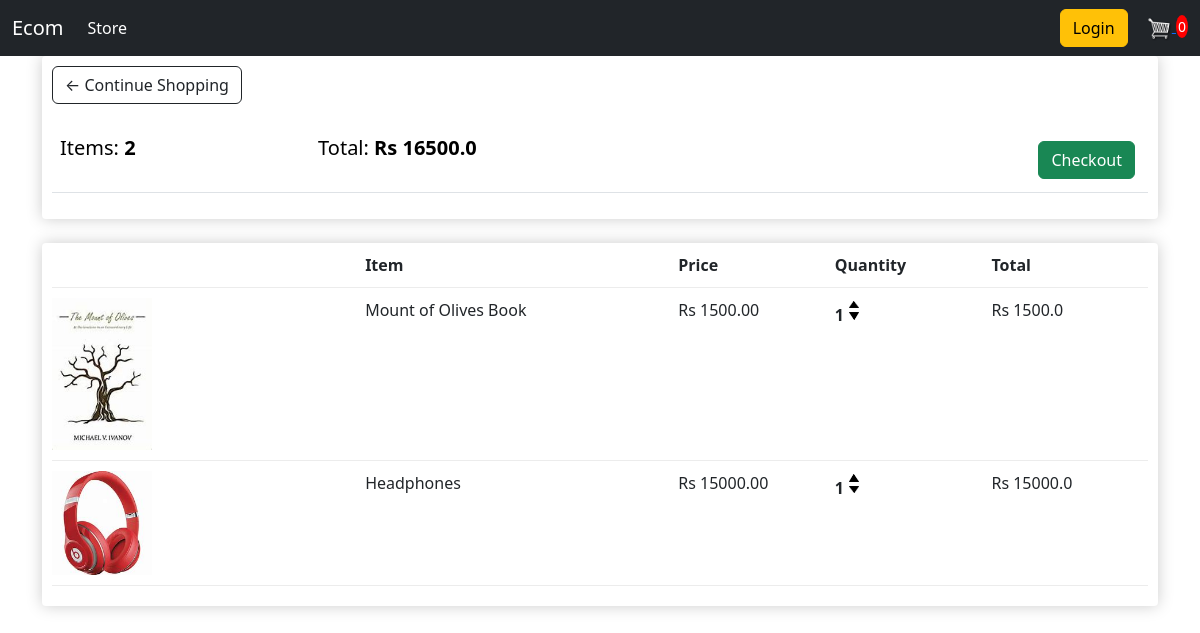
The app's page /cart/ (signed in) with its own data.
### store/models.py (models this page shows, shortened)
class Order(models.Model):
    customer = models.ForeignKey(Customer,on_delete=models.SET_NULL,null=True)
    date_ordered = models.DateTimeField(auto_now_add=True)
    complete = models.BooleanField(default=False,null=True)
    transaction_id = models.CharField(max_length=100,null=True)
    @property
    def get_cart_total(self):
        orderitems = self.orderitem_set.all()
        total = sum([item.get_total for item in orderitems])
        return total
    @property
    def get_cart_items(self):
        orderitems = self.orderitem_set.all()
        total = sum([item.quantity for item in orderitems])
        return total

class OrderItem(models.Model):
    product = models.ForeignKey(Product,on_delete=models.SET_NULL,null=True)
    order = models.ForeignKey(Order,on_delete=models.SET_NULL,null=True)
    quantity = models.IntegerField(default=0,null=True)
    date_added = models.DateTimeField(auto_now_add=True)
    @property
    def get_total(self):
        total = self.product.price * self.quantity
        return total

class Product(models.Model):
    name = models.CharField(max_length=100,null=True)
    price = models.FloatField()
    digital = models.BooleanField(default=False,null=True)
    image = models.ImageField(null=True,blank=True)
    @property
    def imageURL(self):
        try:
            url = self.image.url
        except:
            url = ''
        return url

### store/views.py (the view)
# urls.py: path('cart/',views.cart,name='cart'),
def cart(request):
    if request.user.is_authenticated:
        customer = request.user.customer
        order, created = Order.objects.get_or_create(customer=customer, complete=False)
        items = order.orderitem_set.all()
    else:
        items = []
        order = {'get_cart_total':0,'get_cart_items':0}
    context = {'items':items,'order':order}
    return render(request,'store/cart.html',context)

### store/templates/store/cart.html
{% extends 'store/main.html' %}
{% load static %}
{% block content %}
<div class="row">
	<div class="col-lg-12">
		<div class="box-element">
            <a  class="btn btn-outline-dark" href="{% url 'store' %}">&#x2190; Continue Shopping</a>
	        <br>
	        <br>
            <table class="table">
                <tr>
                    <th><h5>Items: <strong>{{order.get_cart_items}}</strong></h5></th>
                    <th><h5>Total: <strong>Rs {{order.get_cart_total}}</strong></h5></th>
                    <th>
                        <a  style="float:right; margin:5px;" class="btn btn-success" href="{% url 'checkout' %}">Checkout</a>
                    </th>
                </tr>
            </table>
		</div>
		<br>
		<div class="box-element">
            <div class="cart-row">
                <div style="flex:2"></div>
                <div style="flex:2"><strong>Item</strong></div>
                <div style="flex:1"><strong>Price</strong></div>
                <div style="flex:1"><strong>Quantity</strong></div>
                <div style="flex:1"><strong>Total</strong></div>
            </div>
            {% for item in items %}
            <div class="cart-row">
                <div style="flex:2"><img class="row-image" src="{{item.product.imageURL}}"></div>
                <div style="flex:2"><p>{{item.product.name}}</p></div>
                <div style="flex:1"><p>Rs {{item.product.price|floatformat:2}}</p></div>
                <div style="flex:1">
                    <p class="quantity">{{item.quantity}}</p>
                    <div class="quantity">
                        <img class="chg-quantity" src="{% static  'images/up.png' %}">
                        <img class="chg-quantity" src="{% static  'images/down.png' %}">
                    </div>
                </div>
                <div style="flex:1"><p>Rs {{item.get_total}}</p></div>
            </div>
            {% endfor %}
		</div>
	</div>
</div>
{% endblock content %}

### static/css/main.css (style rules this page uses)
body { background-color: hsl(0, 0%, 98%); }
h1,h2,h3,h4,h5,h6 { color:hsl(0, 0%, 30%); }
.box-element { box-shadow:hsl(0, 0%, 80%) 0 0 16px; background-color: #fff; border-radius: 4px; padding: 10px; }
.col-lg-4, .col-lg-6, .col-lg-8, .col-lg-12 { margin-top: 10px; }
.btn { border-radius: 0; }
.row-image { width: 100px; }
.cart-row { display: flex; align-items: flex-stretch; padding-bottom: 10px; margin-bottom: 10px; border-bottom: 1px solid #ececec; }
.quantity { display: inline-block; font-weight: 700; }
.chg-quantity { width: 12px; cursor: pointer; display: block; margin-top: 2px; padding: 1px; transition:.1s; }

### records on screen
Order: get_cart_items "2", get_cart_total "16500.0"
OrderItem: product.imageURL (picture), product.name "Mount of Olives Book", product.price "1500.00", quantity "1", get_total "1500.0"
OrderItem: product.imageURL (picture), product.name "Headphones", product.price "15000.00", quantity "1", get_total "15000.0"
